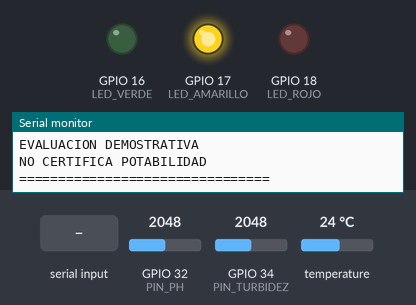
Bench run of a sketch on a simulated ESP32. On the bench: output pins drawn as LEDs (lit = HIGH), the last lines printed to the serial monitor. Inputs (shaded band) come from the test bench; at power-on: temperature 24 °C, GPIO 32 (PIN_PH) = 2048, GPIO 34 (PIN_TURBIDEZ) = 2048 (analog values on the 0–4095 scale). EEPROM starts erased.

Above: at 1.5 s.
1.6 s: temperature set to 39.6 °C
5.4 s: temperature set to 40.5 °C
At 8.1 s:
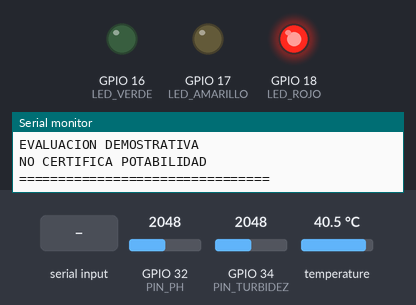
8.8 s: "7" received over Serial
14.2 s: temperature set to 12 °C
At 17.1 s:
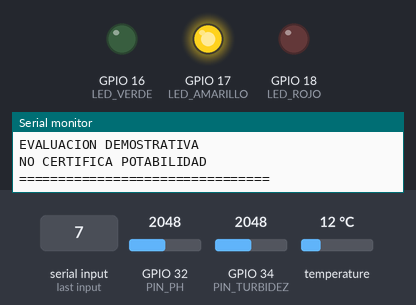
18.4 s: temperature set to 41 °C
At 20.6 s:
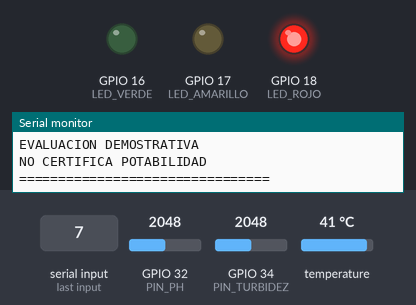
Timing chart, 0 to 22.1 s (numbered marks = the images above; inputs shaded):
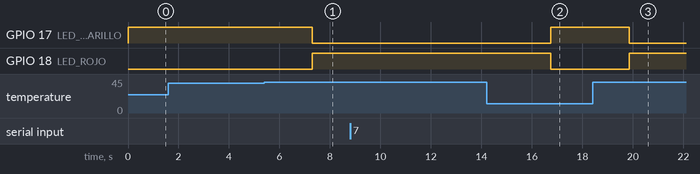

The sketch:

AquaSafe_ESP32.ino
```cpp
#include <OneWire.h>
#include <DallasTemperature.h>
#include <Preferences.h>
#include <math.h>

// ========================================
//            AQUASAFE
// Sistema de monitoreo de calidad de agua
// ========================================

// ---------- SENSORES ----------
const int PIN_TEMPERATURA = 21;
const int PIN_PH = 32;
const int PIN_TURBIDEZ = 34;
const int PIN_TDS = 33;  // Reservado, no conectado

// ---------- SEMAFORO ----------
const int LED_VERDE = 16;
const int LED_AMARILLO = 17;
const int LED_ROJO = 18;

// ---------- OBJETOS ----------
OneWire oneWire(PIN_TEMPERATURA);
DallasTemperature sensorTemperatura(&oneWire);
Preferences memoria;

// ---------- CALIBRACIONES ----------
float ph7_mV = NAN;
float ph4_mV = NAN;
float clara_mV = NAN;
float turbia_mV = NAN;

// ========================================
// LECTURA ANALOGICA PROMEDIADA
// ========================================
float leerVoltaje(int pin) {
  float suma = 0;
  for (int i = 0; i < 30; i++) {
    suma += analogReadMilliVolts(pin);
    delay(5);
  }
  return suma / 30.0;
}

// ========================================
// VERIFICAR CALIBRACIONES
// ========================================
bool phCalibrado() {
  return isfinite(ph7_mV) &&
         isfinite(ph4_mV) &&
         fabs(ph7_mV - ph4_mV) > 30;
}

bool turbidezCalibrada() {
  return isfinite(clara_mV) &&
         isfinite(turbia_mV) &&
         fabs(clara_mV - turbia_mV) > 30;
}

// ========================================
// CALCULAR PH REAL
// ========================================
float calcularPH(float voltaje) {
  if (!phCalibrado()) {
    return NAN;
  }
  return 7.0 +
         (voltaje - ph7_mV) *
         (4.0 - 7.0) /
         (ph4_mV - ph7_mV);
}

// ========================================
// TURBIDEZ RELATIVA 0 - 100 %
// No equivale a NTU
// ========================================
float calcularTurbidez(float voltaje) {
  if (!turbidezCalibrada()) {
    return NAN;
  }
  float porcentaje =
      100.0 * (voltaje - clara_mV) /
      (turbia_mV - clara_mV);
  return constrain(porcentaje, 0.0f, 100.0f);
}

// ========================================
// CONTROL DEL SEMAFORO
// 0 = VERDE, 1 = AMARILLO, 2 = ROJO
// ========================================
void encenderSemaforo(int estado) {
  digitalWrite(LED_VERDE, LOW);
  digitalWrite(LED_AMARILLO, LOW);
  digitalWrite(LED_ROJO, LOW);

  if (estado == 0) {
    digitalWrite(LED_VERDE, HIGH);
  } else if (estado == 1) {
    digitalWrite(LED_AMARILLO, HIGH);
  } else {
    digitalWrite(LED_ROJO, HIGH);
  }
}

// ========================================
// COMANDOS DE CALIBRACION
// ========================================
void calibrar(char comando) {
  if (comando == '7') {
    ph7_mV = leerVoltaje(PIN_PH);
    memoria.putFloat("ph7", ph7_mV);
    Serial.println("Referencia pH 7 guardada");
  }

  if (comando == '4') {
    ph4_mV = leerVoltaje(PIN_PH);
    memoria.putFloat("ph4", ph4_mV);
    Serial.println("Referencia pH 4 guardada");
  }

  if (comando == 'L' || comando == 'l') {
    clara_mV = leerVoltaje(PIN_TURBIDEZ);
    memoria.putFloat("clara", clara_mV);
    Serial.println("Referencia agua clara guardada");
  }

  if (comando == 'T' || comando == 't') {
    turbia_mV = leerVoltaje(PIN_TURBIDEZ);
    memoria.putFloat("turbia", turbia_mV);
    Serial.println("Referencia agua turbia guardada");
  }

  if (comando == 'R' || comando == 'r') {
    memoria.clear();
    ph7_mV = NAN;
    ph4_mV = NAN;
    clara_mV = NAN;
    turbia_mV = NAN;
    Serial.println("Calibraciones borradas");
  }
}

// ========================================
// SETUP
// ========================================
void setup() {
  Serial.begin(115200);
  sensorTemperatura.begin();
  analogReadResolution(12);
  analogSetPinAttenuation(PIN_PH, ADC_11db);
  analogSetPinAttenuation(PIN_TURBIDEZ, ADC_11db);

  pinMode(LED_VERDE, OUTPUT);
  pinMode(LED_AMARILLO, OUTPUT);
  pinMode(LED_ROJO, OUTPUT);
  encenderSemaforo(1);

  memoria.begin("aquasafe", false);
  ph7_mV = memoria.getFloat("ph7", NAN);
  ph4_mV = memoria.getFloat("ph4", NAN);
  clara_mV = memoria.getFloat("clara", NAN);
  turbia_mV = memoria.getFloat("turbia", NAN);

  Serial.println();
  Serial.println("==========================");
  Serial.println("        AQUASAFE");
  Serial.println("   SISTEMA INICIADO");
  Serial.println("==========================");
  Serial.println("COMANDOS:");
  Serial.println("7 = Calibrar pH 7");
  Serial.println("4 = Calibrar pH 4");
  Serial.println("L = Agua clara");
  Serial.println("T = Agua turbia");
  Serial.println("R = Borrar calibraciones");
}

// ========================================
// LOOP
// ========================================
void loop() {
  while (Serial.available() > 0) {
    char comando = Serial.read();
    if (comando == '7' ||
        comando == '4' ||
        comando == 'L' ||
        comando == 'l' ||
        comando == 'T' ||
        comando == 't' ||
        comando == 'R' ||
        comando == 'r') {
      calibrar(comando);
    }
  }

  sensorTemperatura.requestTemperatures();
  float temperatura = sensorTemperatura.getTempCByIndex(0);
  bool temperaturaValida =
      temperatura != DEVICE_DISCONNECTED_C &&
      temperatura >= -55 &&
      temperatura <= 125;

  float voltajePH = leerVoltaje(PIN_PH);
  float voltajeTurbidez = leerVoltaje(PIN_TURBIDEZ);
  float ph = calcularPH(voltajePH);
  float turbidez = calcularTurbidez(voltajeTurbidez);

  // Rangos demostrativos; NO certifican potabilidad.
  int estado = 0;

  if (!temperaturaValida || temperatura < 0 || temperatura > 40) {
    estado = 2;
  } else if (temperatura < 5 || temperatura > 35) {
    estado = 1;
  }

  if (!phCalibrado()) {
    estado = max(estado, 1);
  } else if (!isfinite(ph) || ph < 0 || ph > 14 || ph < 6.0 || ph > 9.0) {
    estado = 2;
  } else if (ph < 6.5 || ph > 8.5) {
    estado = max(estado, 1);
  }

  if (!turbidezCalibrada()) {
    estado = max(estado, 1);
  } else if (!isfinite(turbidez) || turbidez > 50) {
    estado = 2;
  } else if (turbidez > 20) {
    estado = max(estado, 1);
  }

  encenderSemaforo(estado);

  Serial.println();
  Serial.println("================================");
  Serial.println("       AQUASAFE - LECTURAS");
  Serial.println("================================");

  Serial.print("TEMPERATURA: ");
  if (temperaturaValida) {
    Serial.print(temperatura, 2);
    Serial.println(" C");
  } else {
    Serial.println("SENSOR NO DETECTADO");
  }

  Serial.print("PH: ");
  if (phCalibrado()) {
    Serial.println(ph, 2);
  } else {
    Serial.println("SIN CALIBRAR");
  }
  Serial.print("PH SENAL: ");
  Serial.print(voltajePH, 0);
  Serial.println(" mV");

  Serial.print("TURBIDEZ: ");
  if (turbidezCalibrada()) {
    Serial.print(turbidez, 1);
    Serial.println(" % relativo");
  } else {
    Serial.println("SIN CALIBRAR");
  }
  Serial.print("TURBIDEZ SENAL: ");
  Serial.print(voltajeTurbidez, 0);
  Serial.println(" mV");

  Serial.println("TDS: NO CONECTADO");
  Serial.println("--------------------------------");

  if (estado == 0) {
    Serial.println("ESTADO: VERDE");
    Serial.println("Parametros dentro de rangos");
  } else if (estado == 1) {
    Serial.println("ESTADO: AMARILLO");
    Serial.println("Precaucion o falta calibracion");
  } else {
    Serial.println("ESTADO: ROJO");
    Serial.println("Parametro fuera de rango");
  }

  Serial.println("EVALUACION DEMOSTRATIVA");
  Serial.println("NO CERTIFICA POTABILIDAD");
  Serial.println("================================");
  delay(2000);
}
```

Measured:
- the behaviour switches between 40 and 40.1 °C on temperature (found by bisection; images 0 and 1)
- after the input at 5.4 s, GPIO 17 (LED_AMARILLO): HIGH → LOW after 1.9 s; GPIO 18 (LED_ROJO): LOW → HIGH after 1.9 s
- after the input at 14.2 s, GPIO 17 (LED_AMARILLO): LOW → HIGH after 2.5 s; GPIO 18 (LED_ROJO): HIGH → LOW after 2.5 s
- after the input at 18.4 s, GPIO 17 (LED_AMARILLO): HIGH → LOW after 1.4 s; GPIO 18 (LED_ROJO): LOW → HIGH after 1.4 s
